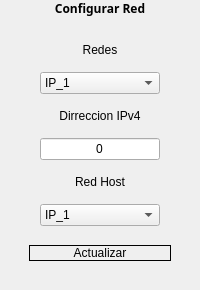
        <widget class="QFrame" name="asd2">
         <property name="maximumSize">
          <size>
           <width>500</width>
           <height>580</height>
          </size>
         </property>
         <property name="styleSheet">
          <string notr="true"/>
         </property>
         <layout class="QVBoxLayout" name="verticalLayout_36" stretch="1,9">
          <property name="leftMargin">
           <number>20</number>
          </property>
          <property name="topMargin">
           <number>0</number>
          </property>
          <property name="rightMargin">
           <number>20</number>
          </property>
          <property name="bottomMargin">
           <number>20</number>
          </property>
          <item>
           <widget class="QLabel" name="label_64">
            <property name="font">
             <font>
              <family>Trebuchet MS</family>
              <weight>75</weight>
              <bold>true</bold>
             </font>
            </property>
            <property name="text">
             <string>Configurar Red</string>
            </property>
            <property name="alignment">
             <set>Qt::AlignCenter</set>
            </property>
           </widget>
          </item>
          <item>
           <layout class="QVBoxLayout" name="verticalLayout_37" stretch="6,1">
            <property name="spacing">
             <number>10</number>
            </property>
            <item>
             <layout class="QVBoxLayout" name="verticalLayout_38" stretch="0,0,0,0,0,0">
              <property name="spacing">
               <number>15</number>
              </property>
              <property name="leftMargin">
               <number>20</number>
              </property>
              <property name="topMargin">
               <number>20</number>
              </property>
              <property name="rightMargin">
               <number>20</number>
              </property>
              <property name="bottomMargin">
               <number>0</number>
              </property>
              <item>
               <widget class="QLabel" name="label_67">
                <property name="text">
                 <string>Redes</string>
                </property>
                <property name="alignment">
                 <set>Qt::AlignCenter</set>
                </property>
               </widget>
              </item>
              <item>
               <widget class="QComboBox" name="redes">
                <property name="cursor">
                 <cursorShape>PointingHandCursor</cursorShape>
                </property>
                <item>
                 <property name="text">
                  <string>IP_1</string>
                 </property>
                </item>
                <item>
                 <property name="text">
                  <string>IP_2</string>
                 </property>
                </item>
                <item>
                 <property name="text">
                  <string>IP_3</string>
                 </property>
                </item>
                <item>
                 <property name="text">
                  <string>IP_4</string>
                 </property>
                </item>
                <item>
                 <property name="text">
                  <string>IP_5</string>
                 </property>
                </item>
                <item>
                 <property name="text">
                  <string>IP_6</string>
                 </property>
                </item>
               </widget>
              </item>
              <item>
               <widget class="QLabel" name="label_66">
                <property name="text">
                 <string>Dirreccion IPv4</string>
                </property>
                <property name="alignment">
                 <set>Qt::AlignCenter</set>
                </property>
               </widget>
              </item>
              <item>
               <widget class="QLineEdit" name="re_input">
                <property name="text">
                 <string>0</string>
                </property>
                <property name="alignment">
                 <set>Qt::AlignCenter</set>
                </property>
               </widget>
              </item>
              <item>
               <widget class="QLabel" name="label_65">
                <property name="text">
                 <string>Red Host</string>
                </property>
                <property name="alignment">
                 <set>Qt::AlignCenter</set>
                </property>
               </widget>
              </item>
              <item>
               <widget class="QComboBox" name="red_host">
                <property name="cursor">
                 <cursorShape>PointingHandCursor</cursorShape>
                </property>
                <item>
                 <property name="text">
                  <string>IP_1</string>
                 </property>
                </item>
                <item>
                 <property name="text">
                  <string>IP_2</string>
                 </property>
                </item>
                <item>
                 <property name="text">
                  <string>IP_3</string>
                 </property>
                </item>
                <item>
                 <property name="text">
                  <string>IP_4</string>
                 </property>
                </item>
                <item>
                 <property name="text">
                  <string>IP_5</string>
                 </property>
                </item>
                <item>
                 <property name="text">
                  <string>IP_6</string>
                 </property>
                </item>
               </widget>
              </item>
             </layout>
            </item>
            <item>
             <widget class="QFrame" name="update_aredes">
              <property name="styleSheet">
               <string notr="true">border:none;</string>
              </property>
              <property name="frameShape">
               <enum>QFrame::StyledPanel</enum>
              </property>
              <property name="frameShadow">
               <enum>QFrame::Raised</enum>
              </property>
              <layout class="QVBoxLayout" name="verticalLayout_39">
               <item>
                <widget class="QPushButton" name="update_redes">
                 <property name="cursor">
                  <cursorShape>PointingHandCursor</cursorShape>
                 </property>
                 <property name="styleSheet">
                  <string notr="true">border:1px solid #000;</string>
                 </property>
                 <property name="text">
                  <string>Actualizar</string>
                 </property>
                </widget>
               </item>
              </layout>
             </widget>
            </item>
           </layout>
          </item>
         </layout>
        </widget>
